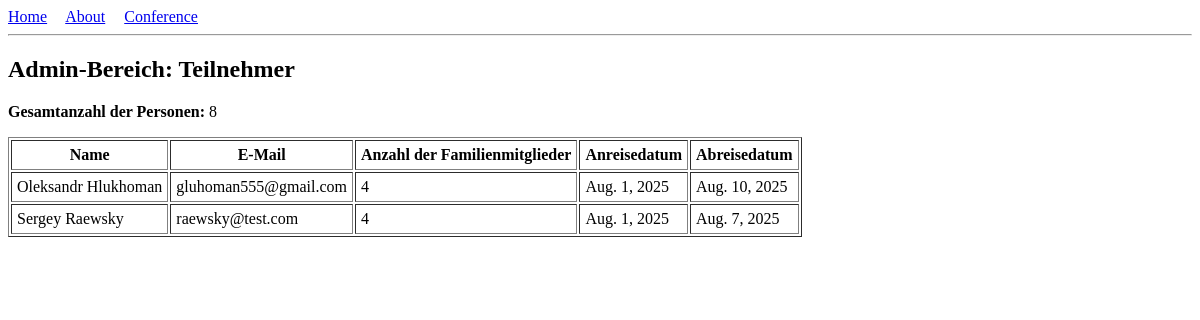
Before: /users/dashboard/ (signed in) with the older database file.
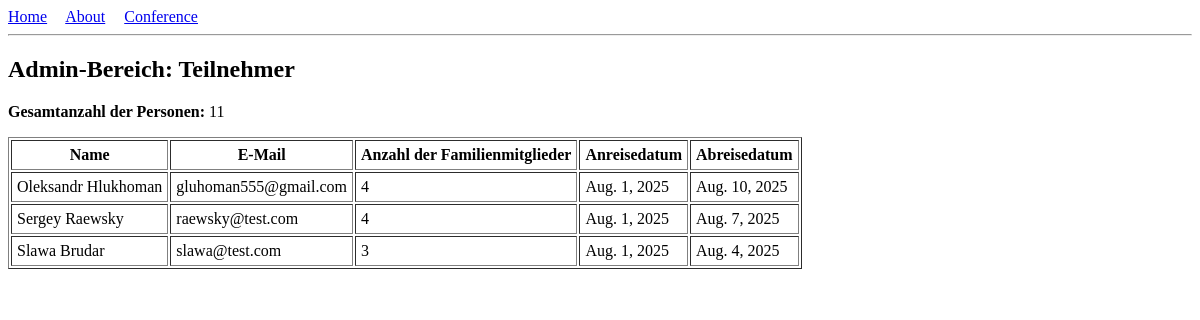
After: the same page with the newer database file.
### users/models.py (models this page shows, shortened)
class Participant(models.Model):
    first_name = models.CharField(max_length=100)
    last_name = models.CharField(max_length=100)
    email = models.EmailField(unique=True)
    phone_number = models.CharField(max_length=20)
    city = models.CharField(max_length=100)
    postal_code = models.CharField(max_length=10)
    street = models.CharField(max_length=100)
    street_extra = models.CharField(max_length=100, blank=True)
    participation_type = models.CharField(max_length=20, choices=[('onsite', 'Vor Ort'), ('online', 'Nur Online')])
    arrival_date = models.DateField(null=True, blank=True)
    departure_date = models.DateField(null=True, blank=True)
    overnight_stays = models.CharField(max_length=100, blank=True)  # Пример: "Sa-So, Mo-Di"
    is_student = models.BooleanField(default=False)
    age = models.PositiveIntegerField(null=True, blank=True)
    comes_with_partner = models.BooleanField(default=False)
    family_members = models.PositiveIntegerField(default=1)
    food_preference = models.CharField(max_length=20, choices=[
        ('normal', 'Normal'),
        ('vegetarian', 'Vegetarisch'),
        ('lactose_free', 'Laktosefrei')
    ])
    has_children = models.BooleanField(default=False)
    number_of_children = models.PositiveIntegerField(default=0)
    services = models.CharField(max_length=200, blank=True)  # Можно хранить список как строку
    leisure_activities = models.TextField(blank=True)
    church_contact = models.CharField(max_length=200, blank=True)
    needs_transport = models.BooleanField(default=False)
    has_dietary_restrictions = models.BooleanField(default=False)
    dietary_details = models.CharField(max_length=200, blank=True)
    comment = models.TextField(blank=True)
    privacy_accepted = models.BooleanField(default=False)
    def full_name(self):
        return f"{self.first_name} {self.last_name}"

### users/views.py (the view)
# urls.py: path('dashboard/', views.admin_dashboard, name='admin_dashboard'),
@login_required
@user_passes_test(staff_check)
def admin_dashboard(request):
    participants = Participant.objects.all()
    total_people = sum(p.family_members for p in participants)
    context = {
        'participants': participants,
        'total_people': total_people,
    }
    return render(request, 'users/dashboard.html', context)

### users/views.py (called while the page is built)
def staff_check(user):
    return user.is_staff

### templates/users/dashboard.html (shortened to what this page needs)
{% extends "base.html" %}
{% block content %}
  <h2>Admin-Bereich: Teilnehmer</h2>
  <p><strong>Gesamtanzahl der Personen:</strong> {{ total_people }}</p>
  <table border="1" cellpadding="5">
    <tr>
      <th>Name</th>
      <th>E-Mail</th>
      <th>Anzahl der Familienmitglieder</th>
      <th>Anreisedatum</th>
      <th>Abreisedatum</th>
    </tr>
    {% for p in participants %}
    <tr>
      <td>{{ p.full_name }}</td>
      <td>{{ p.email }}</td>
      <td>{{ p.family_members }}</td>
      <td>{{ p.arrival_date }}</td>
      <td>{{ p.departure_date }}</td>
    </tr>
    {% endfor %}
  </table>
{% endblock %}

### templates/base.html (shortened to what this page needs)
<!DOCTYPE html>
<html lang="en">
<head>
</head>
<body>
    <nav>
        <a href="{% url 'home' %}">Home</a>
        <a href="{% url 'about' %}">About</a>
        <a href="{% url 'conference' %}">Conference</a>
    </nav>
    <hr>
    <div>
        {% block content %}
        {% endblock %}
    </div>
</body>
</html>

### templates/base.html (style rules this page uses)
nav a { margin-right: 15px; }

Changed rows visible on the page:
added Participant: full_name "Slawa Brudar", email "slawa@test.com", family_members "3", arrival_date "Aug. 1, 2025", departure_date "Aug. 4, 2025"
Other visible differences:
{{ total_people }}: "8" → "11"
